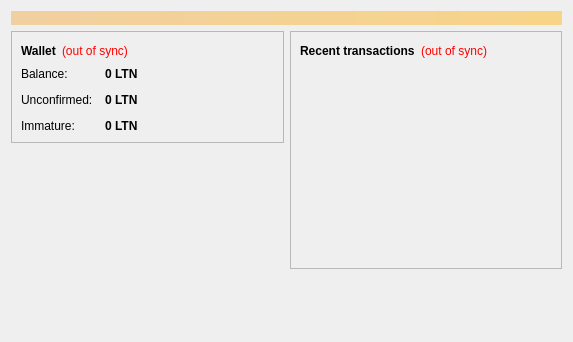
<?xml version="1.0" encoding="UTF-8"?>
<ui version="4.0">
 <class>OverviewPage</class>
 <widget class="QWidget" name="OverviewPage">
  <property name="geometry">
   <rect>
    <x>0</x>
    <y>0</y>
    <width>573</width>
    <height>342</height>
   </rect>
  </property>
  <property name="windowTitle">
   <string>Form</string>
  </property>
  <layout class="QVBoxLayout" name="topLayout">
   <item>
    <widget class="QLabel" name="labelAlerts">
     <property name="visible">
      <bool>false</bool>
     </property>
     <property name="styleSheet">
      <string notr="true">background-color: qlineargradient(x1: 0, y1: 0, x2: 1, y2: 0, stop:0 #F0D0A0, stop:1 #F8D488); color:#000000;</string>
     </property>
     <property name="wordWrap">
      <bool>true</bool>
     </property>
     <property name="margin">
      <number>3</number>
     </property>
    </widget>
   </item>
   <item>
    <layout class="QHBoxLayout" name="horizontalLayout" stretch="1,1">
     <item>
      <layout class="QVBoxLayout" name="verticalLayout_2">
       <item>
        <widget class="QFrame" name="frame">
         <property name="frameShape">
          <enum>QFrame::StyledPanel</enum>
         </property>
         <property name="frameShadow">
          <enum>QFrame::Raised</enum>
         </property>
         <layout class="QVBoxLayout" name="verticalLayout_4">
          <item>
           <layout class="QHBoxLayout" name="horizontalLayout_4">
            <item>
             <widget class="QLabel" name="label_5">
              <property name="font">
               <font>
                <weight>75</weight>
                <bold>true</bold>
               </font>
              </property>
              <property name="text">
               <string>Wallet</string>
              </property>
             </widget>
            </item>
            <item>
             <widget class="QLabel" name="labelWalletStatus">
              <property name="toolTip">
               <string>The displayed information may be out of date. Your wallet automatically synchronizes with the LatinCoin network after a connection is established, but this process has not completed yet.</string>
              </property>
              <property name="styleSheet">
               <string notr="true">QLabel { color: red; }</string>
              </property>
              <property name="text">
               <string notr="true">(out of sync)</string>
              </property>
              <property name="alignment">
               <set>Qt::AlignLeading|Qt::AlignLeft|Qt::AlignVCenter</set>
              </property>
             </widget>
            </item>
            <item>
             <spacer name="horizontalSpacer_2">
              <property name="orientation">
               <enum>Qt::Horizontal</enum>
              </property>
              <property name="sizeHint" stdset="0">
               <size>
                <width>40</width>
                <height>20</height>
               </size>
              </property>
             </spacer>
            </item>
           </layout>
          </item>
          <item>
           <layout class="QFormLayout" name="formLayout_2">
            <property name="fieldGrowthPolicy">
             <enum>QFormLayout::AllNonFixedFieldsGrow</enum>
            </property>
            <property name="horizontalSpacing">
             <number>12</number>
            </property>
            <property name="verticalSpacing">
             <number>12</number>
            </property>
            <item row="0" column="0">
             <widget class="QLabel" name="label">
              <property name="text">
               <string>Balance:</string>
              </property>
             </widget>
            </item>
            <item row="0" column="1">
             <widget class="QLabel" name="labelBalance">
              <property name="font">
               <font>
                <weight>75</weight>
                <bold>true</bold>
               </font>
              </property>
              <property name="cursor">
               <cursorShape>IBeamCursor</cursorShape>
              </property>
              <property name="toolTip">
               <string>Your current balance</string>
              </property>
              <property name="text">
               <string notr="true">0 LTN</string>
              </property>
              <property name="textInteractionFlags">
               <set>Qt::LinksAccessibleByMouse|Qt::TextSelectableByKeyboard|Qt::TextSelectableByMouse</set>
              </property>
             </widget>
            </item>
            <item row="1" column="0">
             <widget class="QLabel" name="label_3">
              <property name="text">
               <string>Unconfirmed:</string>
              </property>
             </widget>
            </item>
            <item row="1" column="1">
             <widget class="QLabel" name="labelUnconfirmed">
              <property name="font">
               <font>
                <weight>75</weight>
                <bold>true</bold>
               </font>
              </property>
              <property name="cursor">
               <cursorShape>IBeamCursor</cursorShape>
              </property>
              <property name="toolTip">
               <string>Total of transactions that have yet to be confirmed, and do not yet count toward the current balance</string>
              </property>
              <property name="text">
               <string notr="true">0 LTN</string>
              </property>
              <property name="textInteractionFlags">
               <set>Qt::LinksAccessibleByMouse|Qt::TextSelectableByKeyboard|Qt::TextSelectableByMouse</set>
              </property>
             </widget>
            </item>
            <item row="2" column="0">
             <widget class="QLabel" name="labelImmatureText">
              <property name="text">
               <string>Immature:</string>
              </property>
             </widget>
            </item>
            <item row="2" column="1">
             <widget class="QLabel" name="labelImmature">
              <property name="font">
               <font>
                <weight>75</weight>
                <bold>true</bold>
               </font>
              </property>
              <property name="toolTip">
               <string>Mined balance that has not yet matured</string>
              </property>
              <property name="text">
               <string notr="true">0 LTN</string>
              </property>
              <property name="textInteractionFlags">
               <set>Qt::LinksAccessibleByMouse|Qt::TextSelectableByKeyboard|Qt::TextSelectableByMouse</set>
              </property>
             </widget>
            </item>
           </layout>
          </item>
         </layout>
        </widget>
       </item>
       <item>
        <spacer name="verticalSpacer">
         <property name="orientation">
          <enum>Qt::Vertical</enum>
         </property>
         <property name="sizeHint" stdset="0">
          <size>
           <width>20</width>
           <height>40</height>
          </size>
         </property>
        </spacer>
       </item>
      </layout>
     </item>
     <item>
      <layout class="QVBoxLayout" name="verticalLayout_3">
       <item>
        <widget class="QFrame" name="frame_2">
         <property name="frameShape">
          <enum>QFrame::StyledPanel</enum>
         </property>
         <property name="frameShadow">
          <enum>QFrame::Raised</enum>
         </property>
         <layout class="QVBoxLayout" name="verticalLayout">
          <item>
           <layout class="QHBoxLayout" name="horizontalLayout_2">
            <item>
             <widget class="QLabel" name="label_4">
              <property name="text">
               <string>&lt;b&gt;Recent transactions&lt;/b&gt;</string>
              </property>
             </widget>
            </item>
            <item>
             <widget class="QLabel" name="labelTransactionsStatus">
              <property name="toolTip">
               <string>The displayed information may be out of date. Your wallet automatically synchronizes with the LatinCoin network after a connection is established, but this process has not completed yet.</string>
              </property>
              <property name="styleSheet">
               <string notr="true">QLabel { color: red; }</string>
              </property>
              <property name="text">
               <string notr="true">(out of sync)</string>
              </property>
              <property name="alignment">
               <set>Qt::AlignRight|Qt::AlignTrailing|Qt::AlignVCenter</set>
              </property>
             </widget>
            </item>
            <item>
             <spacer name="horizontalSpacer">
              <property name="orientation">
               <enum>Qt::Horizontal</enum>
              </property>
              <property name="sizeHint" stdset="0">
               <size>
                <width>40</width>
                <height>20</height>
               </size>
              </property>
             </spacer>
            </item>
           </layout>
          </item>
          <item>
           <widget class="QListView" name="listTransactions">
            <property name="styleSheet">
             <string notr="true">QListView { background: transparent; }</string>
            </property>
            <property name="frameShape">
             <enum>QFrame::NoFrame</enum>
            </property>
            <property name="verticalScrollBarPolicy">
             <enum>Qt::ScrollBarAlwaysOff</enum>
            </property>
            <property name="horizontalScrollBarPolicy">
             <enum>Qt::ScrollBarAlwaysOff</enum>
            </property>
            <property name="selectionMode">
             <enum>QAbstractItemView::NoSelection</enum>
            </property>
           </widget>
          </item>
         </layout>
        </widget>
       </item>
       <item>
        <spacer name="verticalSpacer_2">
         <property name="orientation">
          <enum>Qt::Vertical</enum>
         </property>
         <property name="sizeHint" stdset="0">
          <size>
           <width>20</width>
           <height>40</height>
          </size>
         </property>
        </spacer>
       </item>
      </layout>
     </item>
    </layout>
   </item>
  </layout>
 </widget>
 <resources/>
 <connections/>
</ui>
